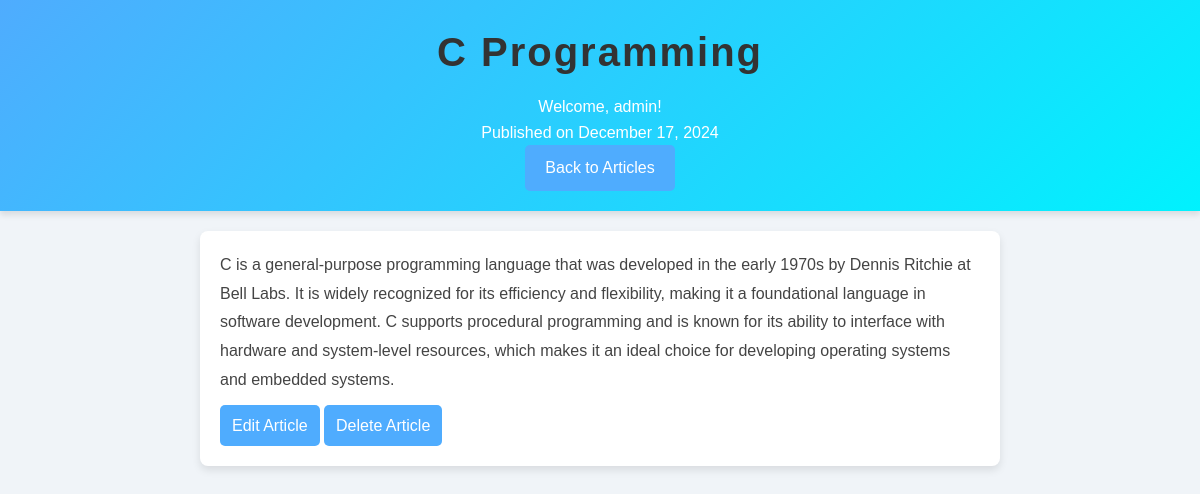
The app's page /1/ (signed in) with its own data.
### blog/models.py (models this page shows, shortened)
class Article(models.Model):
    title = models.CharField(max_length=200)
    content = models.TextField()
    created_at = models.DateTimeField(auto_now_add=True)
    updated_at = models.DateTimeField(auto_now=True)

### users/models.py (models this page shows)
class CustomUser(AbstractUser):
    phone_number = models.CharField(max_length=15, blank=True, null=True)

### blog/views.py (the view)
# urls.py: path('<int:pk>/', views.article_detail, name='article-detail'),
@login_required
def article_detail(request, pk):
    article = get_object_or_404(Article, pk=pk)
    return render(request, 'blog/article_detail.html', {'article': article})

### blog/templates/blog/article_detail.html (shortened to what this page needs)
{% load static %}
<!DOCTYPE html>
<html lang="en">
<head>
    <link rel="stylesheet" href="{% static 'styles.css' %}">
</head>
<body>
    <header>
        <h1>{{ article.title }}</h1>
        <p>Welcome, {{ user.username }}!</p>
        <p class="date">Published on {{ article.created_at|date:"F j, Y" }}</p>
        <a href="{% url 'article-list' %}" class="btn">Back to Articles</a>
    </header>
    <section class="article-detail">
        <p>{{ article.content }}</p>
            <a href="{% url 'article-edit' pk=article.pk %}" class="btn">Edit Article</a>
            <a href="{% url 'article-delete' pk=article.pk %}" class="btn">Delete Article</a>
    </section>
</body>
</html>

### static/styles.css (style rules this page uses)
* { margin: 0; padding: 0; box-sizing: border-box; font-family: 'Poppins', sans-serif; }
body { background: #f0f4f8; color: #333; line-height: 1.6; min-height: 100vh; padding-bottom: 20px; }
h1, h2, h3, h4 { font-weight: 600; color: #333; }
a { text-decoration: none; color: inherit; }
a.btn, button { display: inline-block; background-color: #4facfe; color: #fff; text-decoration: none; padding: 10px 20px; border-radius: 5px; transition: all 0.3s ease; }
header { background: linear-gradient(135deg, #4facfe, #00f2fe); color: #fff; text-align: center; padding: 20px; box-shadow: 0px 4px 6px rgba(0, 0, 0, 0.1); margin-bottom: 20px; }
header h1 { font-size: 2.5rem; margin-bottom: 10px; letter-spacing: 2px; }
.article-detail { padding: 20px; background: #fff; border-radius: 8px; box-shadow: 0 4px 8px rgba(0, 0, 0, 0.1); margin: 20px auto; max-width: 800px; }
.article-detail p { font-size: 1rem; line-height: 1.8; color: #444; }
.article-detail .btn { background-color: #4facfe; color: #fff; text-decoration: none; padding: 8px 12px; border-radius: 5px; margin-top: 10px; display: inline-block; }

### records on screen
Article: title "C Programming", created_at "December 17, 2024", content "C is a general-purpose programming language that was developed in the early 1970s by Dennis Ritchie at Bell Labs. It is widely recognized for its efficiency and flexibility, making it a foundational language in software development. C supports procedural programming and is known for its ability to interface with hardware and system-level resources, which makes it an ideal choice for developing operating systems and embedded systems."
CustomUser: username "admin"
